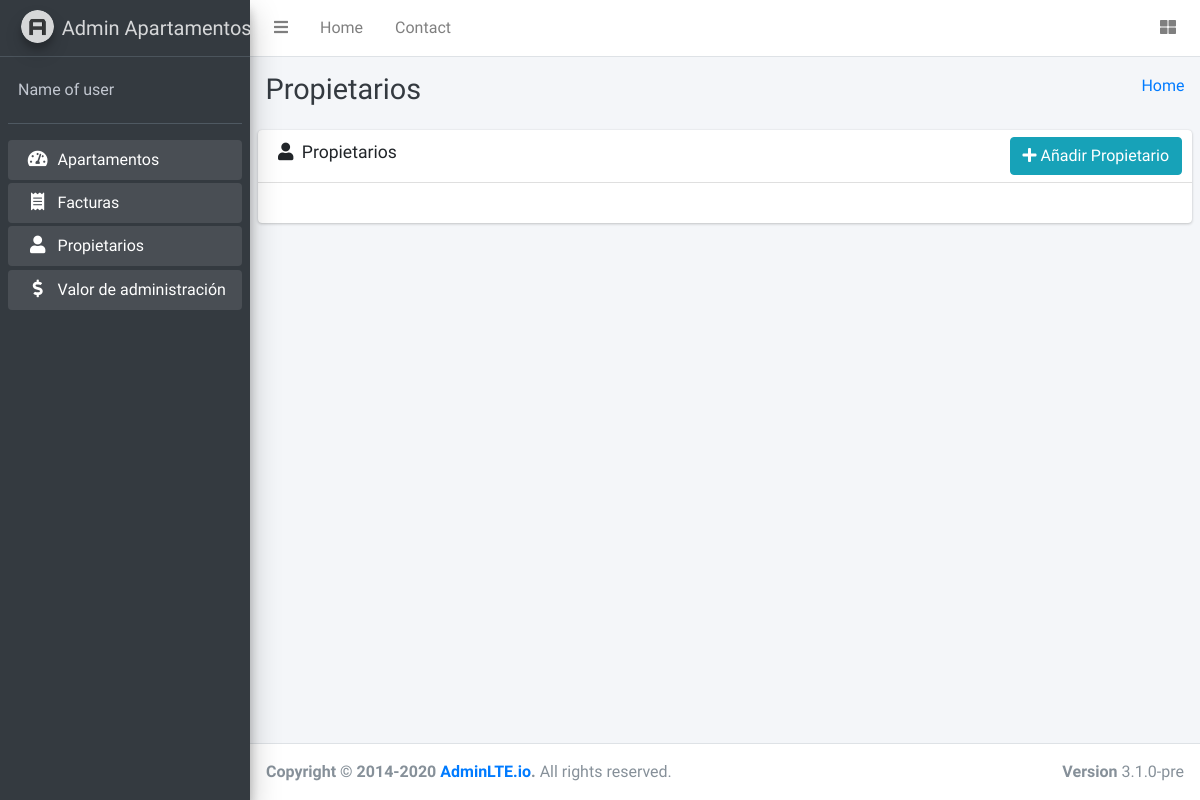
The page /propietarios.php on the database as committed earlier.
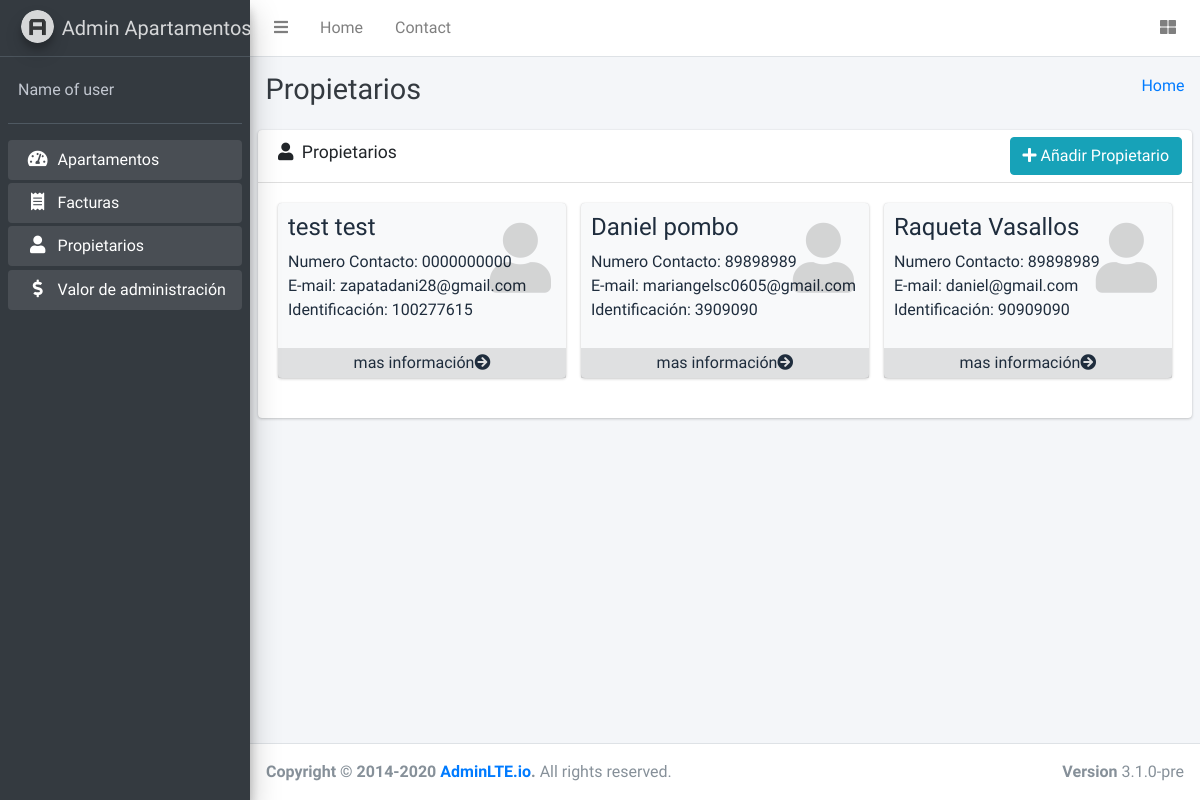
The same page on the database as committed later.
### tables this page shows
CREATE TABLE `propietarios` (
  `id_usuario` int(11) NOT NULL,
  `nombre` varchar(50) NOT NULL,
  `apellidos` varchar(50) NOT NULL,
  `identificacion` int(11) NOT NULL,
  `telefono` varchar(10) NOT NULL,
  `email` varchar(150) NOT NULL,
  `estado` bit(1) NOT NULL,
  `id_tipo_documento` int(11) NOT NULL
);

### Model/DB.php (called while the page is built, shortened)
<?php
class DB
{
    public $usuarioDB="root";
    public $contrasenaDB="";
    public function conectarDB(){
        try{
            $datosDB="mysql:host=localhost;dbname=sistemaapartamentos";
            $conexionDB = new PDO($datosDB,$this->usuarioDB,$this->contrasenaDB);
            return($conexionDB);
        }
        catch(PDOException $e){
            throw new Exception('No se ha podido conectar a la base de datos');
        }
    }
    public function getData ($consultaSQL){
        try{
            $conexionDB=$this->conectarDB();
            $consultarDatos = $conexionDB->prepare($consultaSQL);
            $consultarDatos->setFetchMode(PDO::FETCH_ASSOC);
            $resultado = $consultarDatos->execute();
            return $consultarDatos->fetchAll();
        }
        catch(PDOException $e){
            throw new Exception('Ha ocurrido un error durante al tratar de trater la informacion de la base de datos');
        }
    }
}
?>

### propietarios.php (the view, shortened to what this page needs)
<?php require_once('layouts/header.php')?>
 <?php require_once('model/DB.php');
   $db = new DB();
   $db->conectarDB();
   $sql = 'select nombre,apellidos,identificacion,telefono,email,identificacion,id_tipo_documento from propietarios p ';
   $propietarios = $db->getData($sql);
 ?>
 <div class="content-wrapper">
   <div class="content-header">
     <div class="container-fluid">
       <div class="row mb-2">
         <div class="col-sm-6">
           <h1 class="m-0 text-dark">Propietarios</h1>
         </div>
         <div class="col-sm-6">
           <ol class="breadcrumb float-sm-right">
             <li class="breadcrumb-item"><a href="#">Home</a></li>
           </ol>
         </div>
       </div>
     </div>
   </div>
   <section class="content">
   <div class="card">
     <div class="card-header">
       <h3 class="card-title">
         <i class="fas fa-user mr-1"></i>
         Propietarios
       </h3>
       <div class="card-tools">
       <ul class="nav nav-pills ml-auto">
         <li class="nav-item">
           <button class="btn btn-info" data-toggle="modal" data-target="#modal-add"><i class="fas fa-plus"></i> Añadir Propietario</button>
         </li>
       </ul>
       </div>
     </div>
     <div class="card-body">
       <div class="row">
         <?php foreach($propietarios as $propietario):?>
         <?php
           $sql1="SELECT A.id_apartamento,A.valor_cuota,A.numero_apartamento,A.numero_personas,A.arrendado FROM `propietarios` p inner join apartamento_usuario ap on ap.id_usuario=p.id_usuario inner join apartamentos a on a.id_apartamento=ap.id_apartamento where p.identificacion='{$propietario['identificacion']}'";
           $apartamentos=$db->getData($sql1);
           $jsonPropietario=json_encode((array) $propietario);
           $jsonApartamentos=json_encode ((array) $apartamentos);
           ?>
           <div class="col-lg-4 col-6">
             <div class="small-box bg-light">
               <div class="inner">
                 <h4><?php echo("{$propietario['nombre']} {$propietario['apellidos']}")?></h4>
                 <p>
                   Numero Contacto: <?php echo($propietario['telefono'])?>
                   <br>
                   E-mail: <?php echo($propietario['email'])?>
                   <br>
                   Identificación: <?php echo($propietario['identificacion'])?>
                 </p>
               </div>
               <div class="icon">
                 <i class="fas fa-user"></i>
               </div>
               <a href="#" class="small-box-footer"  data-toggle="modal" data-target="#modal-detail-apartment" onclick='detailPropietario(<?php print_r("{$jsonApartamentos},{$jsonPropietario}")?>)'>mas información<i class="fas fa-arrow-circle-right"></i></a>
             </div>
           </div>
         <?php endforeach;?>
       </div>
     </div>
   </div>
   </section>
 </div>
 <?php require_once('layouts/footer.php');?>

Rows that differ between the two databases and show on the page:
added propietarios: nombre "test", apellidos "test", telefono "0000000000", email "zapatadani28@gmail.com", identificacion "100277615"
added propietarios: nombre "Daniel", apellidos "pombo", telefono "89898989", email "mariangelsc0605@gmail.com", identificacion "3909090"
added propietarios: nombre "Raqueta", apellidos "Vasallos", telefono "89898989", email "daniel@gmail.com", identificacion "90909090"
